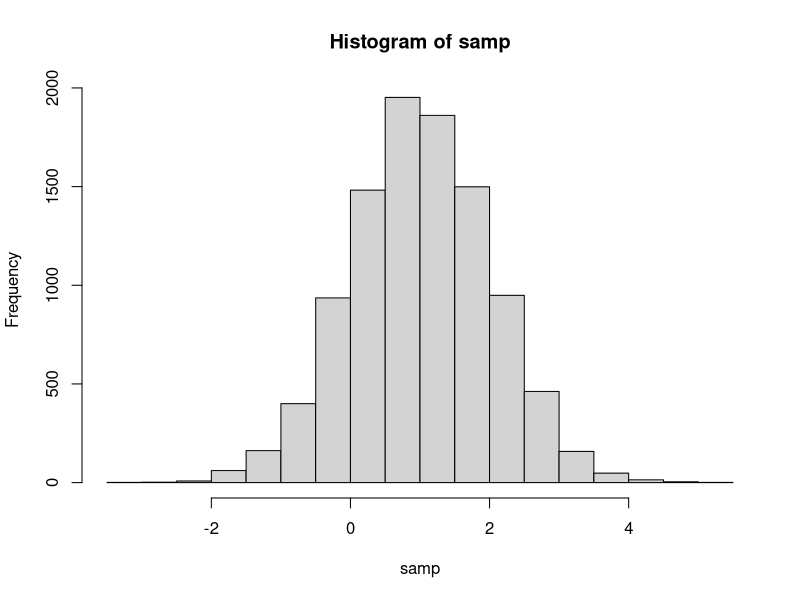
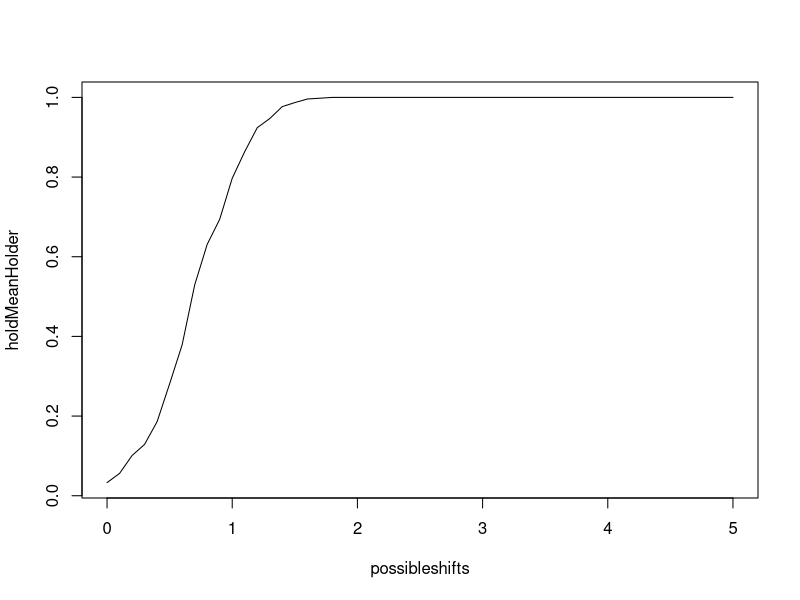

R code for these plots, in order:
## ---- chunk 1
knitr::opts_chunk$set(echo = TRUE)
## ---- chunk 2

outside = function( testValue, interval){
    return(testValue < min(interval) | testValue > max(interval))
}

## ---- chunk 3
############# 
rMysteryGenerator <- function(n, shift = 0) {
    a <- qchisq(runif(n), df = 2)
    b <- pchisq(a, df = 2)
    c <- pbeta(rbeta(n, shape1 = 1, shape2 = 2), shape1 = 1, shape2 = 2)
    d <- sqrt(-2 * log(b)) * cos(2 * pi * c) + punif(2) + shift
    e <- pnorm(d)
    return(d)
}
############# 
## ---- chunk 4

samp = rMysteryGenerator(10000, shift = 0)
hist(samp)
## ---- chunk 5

alpha = .05
n = 10
cv = qt(alpha/2, df=n-1, lower.tail=F)
cv
## ---- chunk 6

samp =  rMysteryGenerator(10, shift = 0)
tResults = t.test(samp, mu=1, alternative="two.sided")
tResults
str(tResults)
testStat = tResults$statistic
outside(testStat, c(-cv, cv))
## ---- chunk 7

reps = 10000
holder = rep(NA,reps)

for (i in 1:reps){
    samp =  rMysteryGenerator(n, shift = 0)
    tResults = t.test(samp , mu=1 , alternative = "two.sided")
    testStat = tResults$statistic
    holder[i] = outside(testStat, c(-cv,cv))
}
mean(holder)
## ---- chunk 8

reps = 10000
holder = rep(NA,reps)

for (i in 1:reps){
    samp =  rMysteryGenerator(n, shift = .1)
    tResults = t.test(samp , mu=1 , alternative = "two.sided")
    testStat = tResults$statistic
    holder[i] = outside(testStat, c(-cv,cv))
}
mean(holder)

## ---- chunk 9
reps = 10000
holder = rep(NA,reps)

for (i in 1:reps){
    samp =  rMysteryGenerator(n, shift = .15)
    tResults = t.test(samp , mu=1 , alternative = "two.sided")
    testStat = tResults$statistic
    holder[i] = outside(testStat, c(-cv,cv))
}
mean(holder)

## ---- chunk 10
possibleshifts = seq(0,5,by=.1)
ln = length(possibleshifts)
holdMeanHolder = rep(NA, ln)

for ( i in 1:ln){
    reps = 1000
    holder = rep(NA,reps)

    for (j in 1:reps){
        samp =  rMysteryGenerator(n, shift = possibleshifts[i])
        tResults = t.test(samp , mu=1 , alternative = "two.sided")
        testStat = tResults$statistic
        holder[j] = outside(testStat, c(-cv,cv))
    }
    holdMeanHolder[i] = mean(holder)
}    

plot(possibleshifts, holdMeanHolder, type="l")

pos = which.max(holdMeanHolder >= .9)
possibleshifts[pos]
